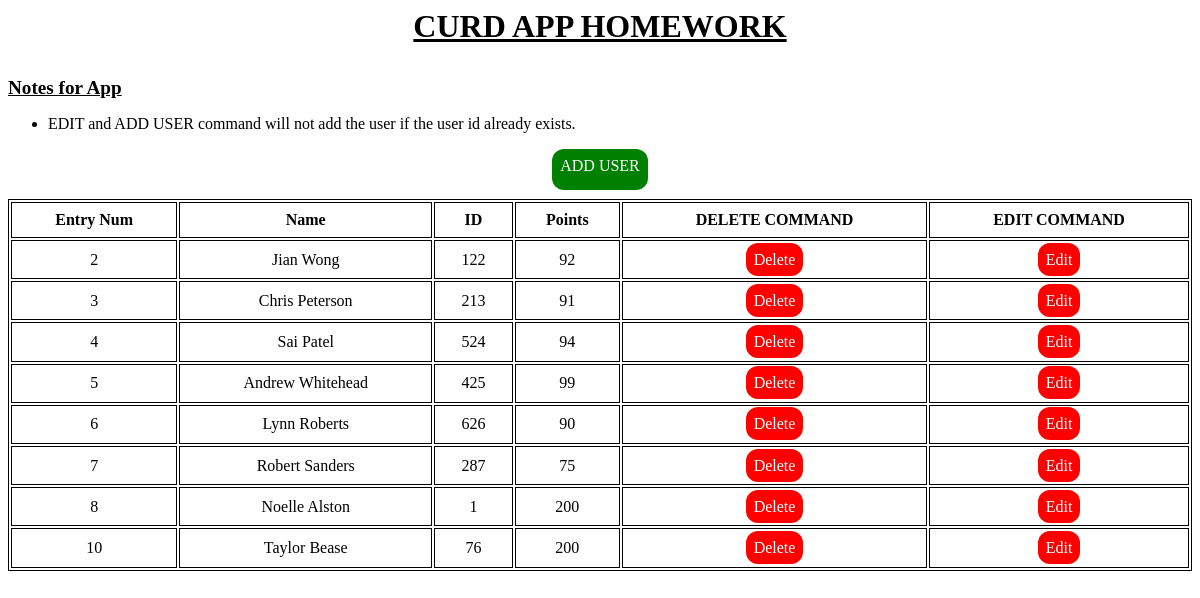
The page /home on the database its author committed.
### tables this page shows
CREATE TABLE database (
          entry_num INTEGER PRIMARY KEY AUTOINCREMENT,
          name TEXT NOT NULL,
          real_id INTERGER NOT NULL UNIQUE,
          points INTERGER NOT NULL
);

### app.py (the view)
@app.route('/')
@app.route('/home')
def home():
    conn = sqlite3.connect('database.db')
    cur = conn.cursor()
    cur.execute('SELECT * FROM database')
    data = cur.fetchall()
    return render_template('home.html', data=data)

### templates/home.html (shortened to what this page needs)
{% extends 'base.html' %}
{% block body %}
    <div>
    <h3>CURD APP HOMEWORK</h3>
    <h2>Notes for App</h2>
    <ul>
      <li>
          EDIT and ADD USER command will not add the user if the user id already exists.
      </li>
    </ul>
    <p><a href='{{url_for("add")}}' class='btn_add'>ADD USER</a></p>
    <body>
      <table style="width:100%">
            <tr>
              <th>Entry Num</th>
              <th>Name</th>
              <th>ID</th>
              <th>Points</th>
              <th>DELETE COMMAND</th>
              <th>EDIT COMMAND</th>
            </tr>
            {%for user in data%}
               <tr>
                 <td>{{user[0]}}</td>
                 <td>{{user[1]}}</td>
                 <td>{{user[2]}}</td>
                 <td>{{user[3]}}</td>
                 <td><a href='{{url_for("delete", entry =user[0])}}' class='btn_table'>Delete</a></td>
                 <td><a href='{{url_for("update", entry =user[0])}}' class='btn_table'>Edit</a></td>
                </tr>
            {%endfor%}
          </table>
    </body>
    </div>
  {% endblock %}

### templates/base.html (shortened to what this page needs)
<html style="background-image: url(https://images.pexels.com/photos/1166644/pexels-photo-1166644.jpeg?auto=compress&cs=tinysrgb&w=800) ; background-repeat: no-repeat; background-attachment: fixed;
background-size: cover;">
  <head>
  </head>
  <body>
    <div>
      {% block body %}
      {% endblock %}
    </div>
  </body>
</html>

### templates/home.html (style rules this page uses)
table, th, td { border:1px solid black; background-color: rgba(255, 255, 255, 0.5); font-family: Garamond; text-align: center; }
th { font-size:100%; padding: 0.5em; }
td { font-size:100%; padding: 0.6em; font-weight: 100; }
h3 { font-family: Garamond; font-size:200%; color: #000; text-align: center; font-weight: bolder; text-decoration: underline; }
h2 { font-family: Garamond; font-size:120%; color: #000; text-align:left ; font-weight: bolder; text-decoration: underline; }
.btn_add { background-color: green; border-radius: 12px; padding: 0.5em; font-weight: 20; padding-bottom: 1em; }
a, p { padding: 0.5em; color: white; font-family:'Gill Sans'; text-align: center; text-decoration: none; }
.btn_table { background-color: red; border-radius: 12px; }

### rows shown on the page
database: entry_num "2", name "Jian Wong", real "122", points "92"
database: entry_num "3", name "Chris Peterson", real "213", points "91"
database: entry_num "4", name "Sai Patel", real "524", points "94"
database: entry_num "5", name "Andrew Whitehead", real "425", points "99"
database: entry_num "6", name "Lynn Roberts", real "626", points "90"
database: entry_num "7", name "Robert Sanders", real "287", points "75"
database: entry_num "8", name "Noelle Alston", real "1", points "200"
database: entry_num "10", name "Taylor Bease", real "76", points "200"
